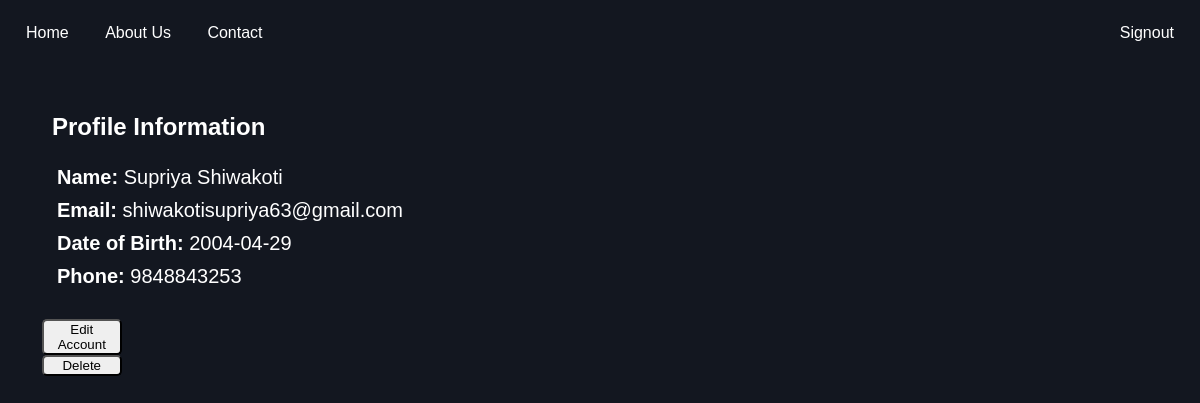
The app's page /web/public/phpPages/info.php (signed in) with its own data.
### tables this page shows
CREATE TABLE `costumer` (
  `customer_id` int(11) NOT NULL AUTO_INCREMENT,
  `name` varchar(30) NOT NULL,
  `email` varchar(30) NOT NULL,
  `birth_date` varchar(15) NOT NULL,
  `image` blob NOT NULL,
  `phone_num` bigint(20) NOT NULL,
  `password` varchar(255) NOT NULL,
  `status` int(1) NOT NULL DEFAULT 0,
  `verified_date` varchar(50) DEFAULT NULL,
  PRIMARY KEY (`customer_id`)
);

### web/public/templates/template_function.php (called while the page is built, shortened)
<?php
function mytempletes($reference, $value) {
	extract($value);
        require $reference;
        $clean = ob_get_clean();
        return $clean;
}
?>

### web/public/phpPages/info.php (called while the page is built, shortened)
<?php
require '../templates/template_function.php';
require '../connection/connect.php';
require '../queries/queries.php';
$user_id = $_SESSION['user_id'];
$userDetails = getUserDetails($user_id);
$name = $userDetails['name'];
$email = $userDetails['email'];
$dob = $userDetails['birth_date'];
$phone = $userDetails['phone_num'];
$pass = [
    'name' => $name,
    'email' => $email,
    'birth_date' => $dob,
    'phone_num' => $phone,
];
$passs = ['pass' => $pass];
$main = mytempletes('info.html.php', $passs);
require '../templates/layout.html.php';
?>

### web/public/queries/queries.php (called while the page is built, shortened)
<?php
function getUserDetails($user_id) {
    global $databaseConnection;
    $sql = "SELECT * FROM costumer WHERE customer_id = :user_id";
    $stmt = $databaseConnection->prepare($sql);
    $stmt->bindParam(':user_id', $user_id, PDO::PARAM_INT);
    if ($stmt->execute()) {
        return $stmt->fetch(PDO::FETCH_ASSOC);
    } else {
        return false;
    }
}
?>

### web/public/templates/info.html.php (the view, shortened to what this page needs)
<ul class='user'>
<h2>Profile Information</h2>
    <li class='user_info'><strong>Name:</strong> <?php echo $pass['name']; ?></li>
    <li class='user_info'><strong>Email:</strong> <?php echo $pass['email']; ?></li>
    <li class='user_info'><strong>Date of Birth:</strong> <?php echo $pass['birth_date']; ?></li>
    <li class='user_info'><strong>Phone:</strong> <?php echo $pass['phone_num']; ?></li>
</ul>
<div id="actions">
        <button name="edit" class="btn">Edit Account</button>
    </div>
<form method="post" action="">
<input type="submit" name="delete" class="btn" value="Delete">
</form>

### web/public/css/styles.css (style rules this page uses)
* { box-sizing: border-box; }
body { font-family: Arial, sans-serif; margin: 0; padding: 0; box-sizing: border-box; background-color: #131720; }
.user { margin-left: 10px; padding: 10px; margin-top: -15px; }
.user .user_info { list-style-type: none; font-size: 20px; padding: 5px; }
.btn { width: 7%; margin-left: 10px; border-radius: 5px; }

### records on screen
costumer: name "Supriya Shiwakoti", email "shiwakotisupriya63@gmail.com", birth_date "2004-04-29", phone_num "9848843253"

### other values on screen
$pg_title "Signout"
